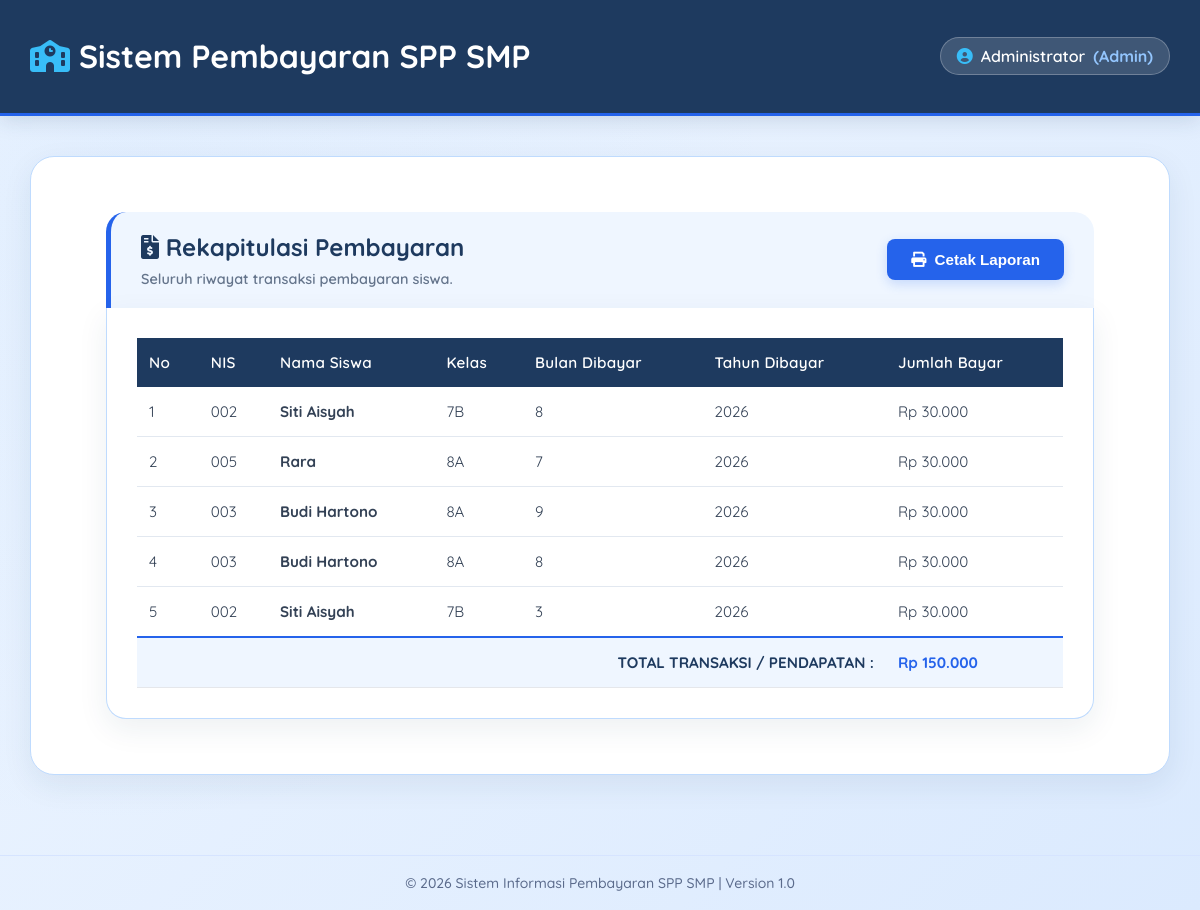
Screenshot of /sistem-pembayaran-spp/Laporan_rekap.php (signed in) with the database file from the repository.
### tables this page shows
CREATE TABLE `petugas` (
  `id` int(11) NOT NULL,
  `nama` varchar(100) NOT NULL,
  `username` varchar(50) NOT NULL,
  `password` varchar(255) NOT NULL,
  `level` enum('admin','petugas') DEFAULT 'petugas',
  `created_at` timestamp NOT NULL DEFAULT current_timestamp()
);

CREATE TABLE `pembayaran` (
  `id` int(11) NOT NULL,
  `nis` varchar(20) DEFAULT NULL,
  `tgl_bayar` date NOT NULL,
  `bulan_dibayar` int(11) NOT NULL CHECK (`bulan_dibayar` between 1 and 12),
  `tahun_dibayar` year(4) NOT NULL,
  `jumlah_bayar` decimal(10,2) NOT NULL,
  `petugas_id` int(11) DEFAULT NULL,
  `created_at` timestamp NOT NULL DEFAULT current_timestamp()
);

CREATE TABLE `siswa` (
  `nis` varchar(20) NOT NULL,
  `nama` varchar(100) NOT NULL,
  `kelas` varchar(10) NOT NULL,
  `created_at` timestamp NOT NULL DEFAULT current_timestamp()
);

### sistem-pembayaran-spp/config/config.php (called while the page is built, shortened)
<?php
function koneksi() {
    try {
        $pdo = new PDO(
            "mysql:host=" . DB_HOST . ";dbname=" . DB_NAME . ";charset=utf8mb4",
            DB_USER,
            DB_PASS,
            [
                PDO::ATTR_ERRMODE => PDO::ERRMODE_EXCEPTION,
                PDO::ATTR_DEFAULT_FETCH_MODE => PDO::FETCH_ASSOC,
                PDO::ATTR_EMULATE_PREPARES => false,
            ]
        );
        return $pdo;
    } catch (PDOException $e) {
        die("Koneksi database gagal: " . $e->getMessage());
    }
}
function escape($string) {
    return htmlspecialchars($string, ENT_QUOTES, 'UTF-8');
}
function getPetugas() {
    if (isset($_SESSION['petugas_id'])) {
        $pdo = koneksi();
        $stmt = $pdo->prepare("SELECT * FROM petugas WHERE id = ?");
        $stmt->execute([$_SESSION['petugas_id']]);
        return $stmt->fetch();
    }
    return null;
}
?>

### sistem-pembayaran-spp/Laporan_rekap.php (the view, shortened to what this page needs)
<?php
require_once 'config/config.php';
$pdo = koneksi();
try {
    $query = "SELECT pembayaran.*, siswa.nama as nama_siswa, siswa.kelas
              FROM pembayaran
              JOIN siswa ON pembayaran.nis = siswa.nis
              ORDER BY pembayaran.id DESC";
    $rekap = $pdo->query($query)->fetchAll();
    $total_uang = 0;
    $total_transaksi = count($rekap);
    foreach ($rekap as $row) {
        $total_uang += $row['jumlah_bayar'];
    }
} catch (PDOException $e) {
    echo "<div style='padding: 20px; background: #f8d7da; color: #721c24; font-family: Quicksand;'>";
    echo "<h3>Aduh jirr, ada error database:</h3>" . $e->getMessage();
    echo "</div>";
    exit;
}
include 'includes/header.php';
?>
<div class="rekap-wrapper">
    <div class="rekap-header">
        <div>
            <h2>
                <i class="fas fa-file-invoice-dollar"></i>
                Rekapitulasi Pembayaran
            </h2>
            <p>Seluruh riwayat transaksi pembayaran siswa.</p>
        </div>
        <button onclick="window.print()" class="btn-cetak">
            <i class="fas fa-print"></i>
            Cetak Laporan
        </button>
    </div>
    <div class="rekap-table">
        <div class="print-table-wrapper">
            <table>
                <thead>
                    <tr>
                        <th class="no-col">No</th>
                        <th class="nis-col">NIS</th>
                        <th>Nama Siswa</th>
                        <th class="kelas-col">Kelas</th>
                        <th>Bulan Dibayar</th>
                        <th>Tahun Dibayar</th>
                        <th class="jumlah-col">Jumlah Bayar</th>
                    </tr>
                </thead>
                <tbody>
                    <?php if ($total_transaksi > 0): ?>
                        <?php $no = 1; ?>
                        <?php foreach ($rekap as $row): ?>
                        <tr>
                            <td class="no-col"><?= $no++ ?></td>
                            <td class="nis-col"><?= escape($row['nis']) ?></td>
                            <td><strong><?= escape($row['nama_siswa']) ?></strong></td>
                            <td class="kelas-col"><?= escape($row['kelas']) ?></td>
                            <td><?= ucfirst(escape($row['bulan_dibayar'])) ?></td>
                            <td><?= escape($row['tahun_dibayar']) ?></td>
                            <td class="jumlah-col">Rp <?= number_format($row['jumlah_bayar'], 0, ',', '.') ?></td>
                        </tr>
                        <?php endforeach; ?>
                        <tr class="total-row">
                            <td colspan="6" style="text-align: right;">TOTAL TRANSAKSI / PENDAPATAN :</td>
                            <td class="jumlah-col">Rp <?= number_format($total_uang, 0, ',', '.') ?></td>
                        </tr>
                    <?php else: ?>
                        <tr>
                            <td colspan="7" style="padding: 30px; text-align: center; color: #64748B; font-style: italic;">Belum ada riwayat transaksi pembayaran SPP yang tercatat.</td>
                        </tr>
                    <?php endif; ?>
                </tbody>
            </table>
        </div>
    </div>
</div>
<?php include 'includes/footer.php'; ?>

### sistem-pembayaran-spp/includes/header.php (shortened to what this page needs)
<?php
if (!defined('DB_HOST')) {
    require_once '../config/config.php';
} else {
    require_once 'config/config.php';
}
$petugas = getPetugas();
$script_dir = dirname($_SERVER['PHP_SELF']);
$depth = max(0, substr_count(trim($script_dir, '/'), '/'));
$css_path = str_repeat('../', $depth) . 'assets/css/style.css';
?>
<!DOCTYPE html>
<html lang="id">
<head>
    <link href="https://cdnjs.cloudflare.com/ajax/libs/font-awesome/6.0.0/css/all.min.css" rel="stylesheet">
    <link href="<?= $css_path ?>" rel="stylesheet">
</head>
<body>
    <header class="header">
        <div class="header-content" style="display: flex; justify-content: space-between; align-items: center; width: 100%;">
            <div class="logo">
                <h1><i class="fas fa-school"></i> Sistem Pembayaran SPP SMP</h1>
            </div>
            <div class="user-info">
                <span class="user-name-badge">
                    <i class="fas fa-user-circle"></i>
                    <span class="user-name-text"><?= escape($petugas['nama']) ?></span>
                    <span class="user-level">(<?= ucfirst($petugas['level']) ?>)</span>
                </span>
            </div>
        </div>
    </header>
    <div class="main-content">
    <main class="container">

### sistem-pembayaran-spp/includes/footer.php (shortened to what this page needs)
</main>
    </div>
    <footer class="global-footer">
        <span>&copy; 2026 Sistem Informasi Pembayaran SPP SMP | Version 1.0</span>
    </footer>
</body>
</html>

### sistem-pembayaran-spp/assets/css/style.css (style rules this page uses)
body { font-family: 'Quicksand', sans-serif !important; background: #EFF6FF !important; margin: 0 !important; padding: 0 !important; }
.total-row td { background:#EFF6FF !important; color:#1E3A5F !important; font-weight:800 !important; border-top:2px solid #2563EB !important; }
table { width: 100% !important; border-collapse: collapse !important; font-size: 0.95rem !important; }
table thead { background: #1E3A5F !important; color: white !important; }
.global-footer { width: 100%; display: flex; justify-content: center; align-items: center; text-align: center; padding: 18px 20px; margin-top: 40px; border-top: 1px solid #d6e4ff; background: transparent; color: #5b6b8c; font-size: 14px; font-weight: 500; box-sizing: border-box; }
.global-footer span { margin: 0; padding: 0 20px; text-align: center; }
table thead tr { height: 45px !important; }
table thead th { padding: 12px 15px !important; text-align: left !important; font-weight: 700 !important; letter-spacing: 0.3px !important; border: none !important; color: white !important; background: #1E3A5F !important; }
table tbody tr { border-bottom: 1px solid #E5E7EB !important; transition: background-color 0.2s !important; }
table tbody td { padding: 14px 15px !important; color: #334155 !important; border: none !important; }

### sistem-pembayaran-spp/includes/header.php (style rules this page uses)
body { min-height: 100vh; display: flex; flex-direction: column; margin: 0; padding: 0; }
.main-content { flex: 1; }
header h1, .header h1, .logo h1, .logo h1 span, header h1 a { color: #FFFFFF !important; -webkit-text-fill-color: #FFFFFF !important; }
header h1 i, .header h1 i, .logo h1 i { color: #38BDF8 !important; -webkit-text-fill-color: #38BDF8 !important; }
table { background:#FFFFFF !important; }
th { background:#1E3A5F !important; color:#FFFFFF !important; }
td { background:#FFFFFF !important; color:#334155 !important; }
body, html { background: #EFF6FF !important; background-image: radial-gradient(circle at 10% 20%, rgba(96, 165, 250, 0.08) 0%, transparent 50%), linear-gradient(135deg, #EFF6FF 0%, #DBEAFE 100%) !important; background-attachment: fixed !important; font-family: 'Quicksand', sans-serif !important; }
.header, header { background: #1E3A5F !important; box-shadow: 0 4px 20px rgba(30, 58, 95, 0.15) !important; border-bottom: 3px solid #2563EB !important; padding: 15px 30px !important; }
.user-name-badge { background: rgba(255, 255, 255, 0.15) !important; border: 1px solid rgba(255, 255, 255, 0.25) !important; color: #FFFFFF !important; padding: 8px 16px !important; border-radius: 30px !important; font-weight: 600 !important; display: inline-flex; align-items: center; gap: 8px; }
.user-name-badge i { color: #38BDF8 !important; }
.user-level { color: #93C5FD !important; font-weight: 700; }
.container, main.container { max-width: 1140px !important; margin: 40px auto !important; background: #FFFFFF !important; border: 1px solid #BFDBFE !important; border-radius: 24px !important; padding: 35px !important; box-sizing: border-box !important; box-shadow: 0 10px 30px rgba(30,58,95,.08) !important; display: block !important; }

### rows the page displays
petugas: nama "Administrator", level "Admin"
pembayaran: nis "002", nis.nama "Siti Aisyah", nis.kelas "7B", bulan_dibayar "8", tahun_dibayar "2026", jumlah_bayar "30.000"
pembayaran: nis "005", nis.nama "Rara", nis.kelas "8A", bulan_dibayar "7", tahun_dibayar "2026", jumlah_bayar "30.000"
pembayaran: nis "003", nis.nama "Budi Hartono", nis.kelas "8A", bulan_dibayar "9", tahun_dibayar "2026", jumlah_bayar "30.000"
pembayaran: nis "003", nis.nama "Budi Hartono", nis.kelas "8A", bulan_dibayar "8", tahun_dibayar "2026", jumlah_bayar "30.000"
pembayaran: nis "002", nis.nama "Siti Aisyah", nis.kelas "7B", bulan_dibayar "3", tahun_dibayar "2026", jumlah_bayar "30.000"

### other values shown
$total_uang "150.000"
